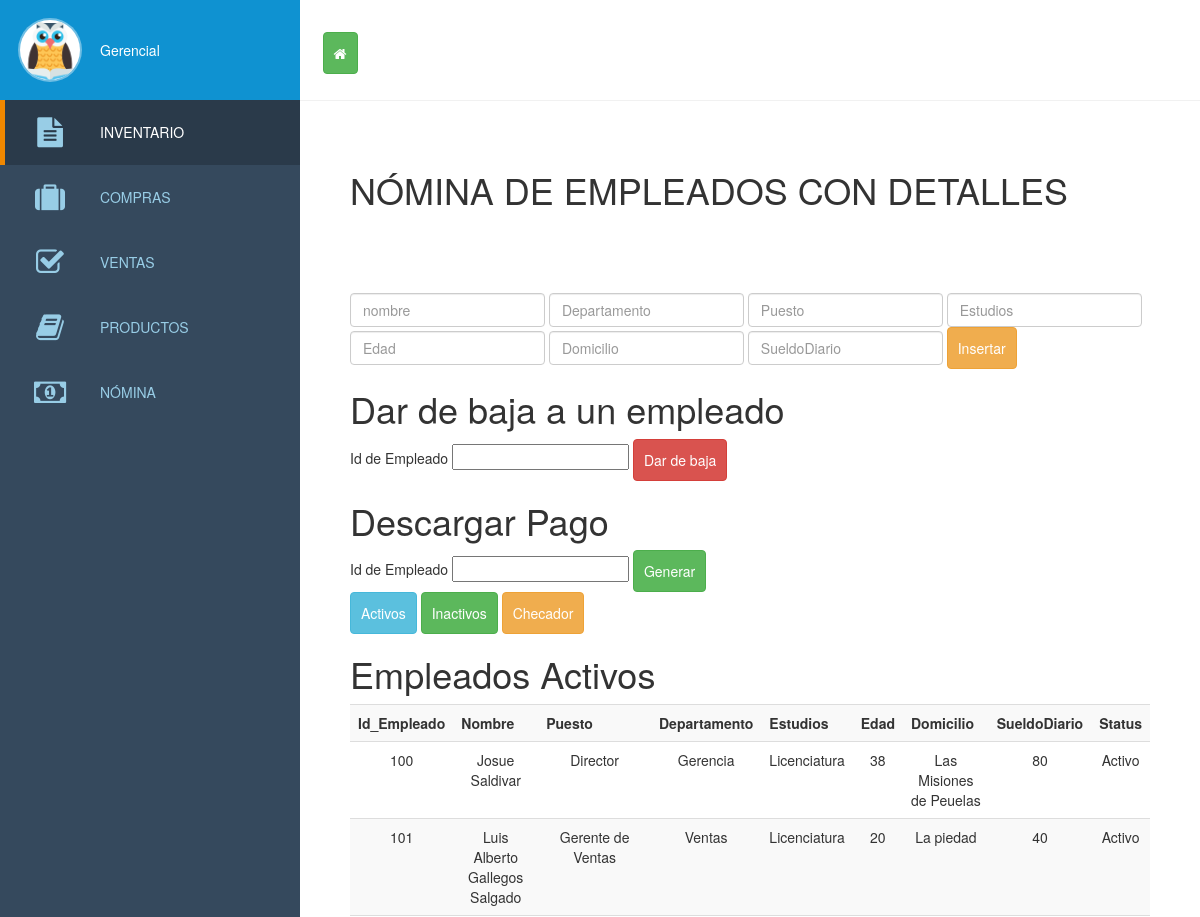
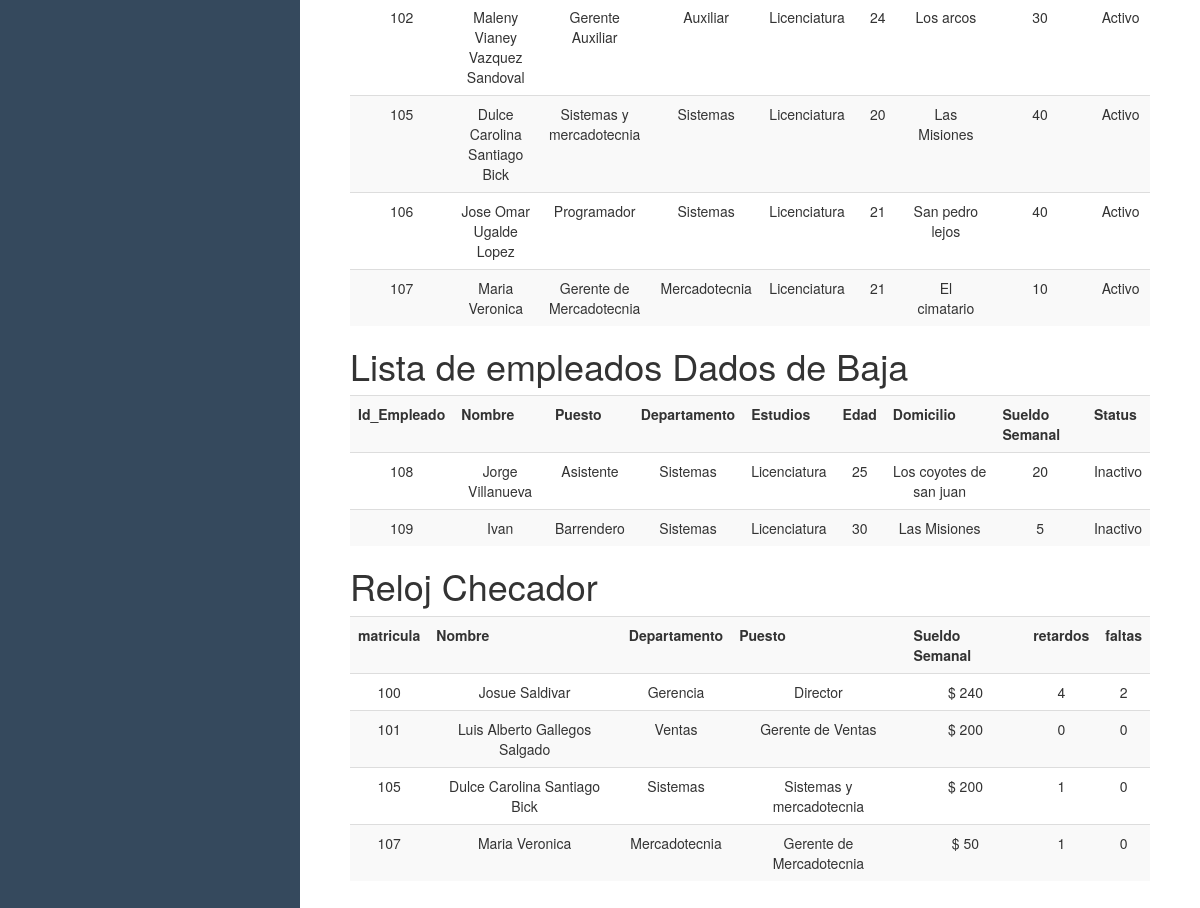
Page /empleado.php on the committed database (2 pictures, top to bottom).
### tables this page shows
CREATE TABLE IF NOT EXISTS `empleados` (
  `Id_Empleado` int(4) NOT NULL,
  `NombreE` varchar(50) NOT NULL,
  `DepartamentoE` varchar(50) NOT NULL,
  `PuestoE` varchar(50) NOT NULL,
  `EstudiosE` varchar(50) NOT NULL,
  `EdadE` int(11) NOT NULL,
  `DomicilioE` varchar(50) NOT NULL,
  `SueldoDiarioE` decimal(10,0) NOT NULL,
  `Sueldo_Semanal` decimal(10,2) NOT NULL,
  `Status` varchar(30) NOT NULL DEFAULT 'Activo'
);

CREATE TABLE IF NOT EXISTS `retardos` (
  `idretardos` int(11) NOT NULL,
  `numero` int(11) NOT NULL,
  `matricula` int(6) NOT NULL
);

CREATE TABLE IF NOT EXISTS `faltas` (
  `idfaltas` int(11) NOT NULL,
  `numero` int(11) NOT NULL,
  `matricula` int(6) NOT NULL
);

### empleado.php (the view, shortened to what this page needs)
<!DOCTYPE html>
<html >
<head>
  <link rel='stylesheet prefetch' href='http://cdnjs.cloudflare.com/ajax/libs/font-awesome/4.1.0/css/font-awesome.min.css'>
  <link rel="stylesheet"; href="https://unpkg.com/ng-table@2.0.2/bundles/ng-table.min.css">
    <link rel="stylesheet" href="lib/bootstrap/css/bootstrap.min.css">
        <link rel="stylesheet" href="css/style.css">
    <link rel="stylesheet" href="css/sweetalert.css">
</head>
  <body>
<header id="main-header">
  <nav id="sidenav">
    <div id="sidenav-header">
      <div id="profile-picture">
      	<img src="img/owl.png"/>
      </div>
      <a href="#" id="profile-link"> Gerencial</a>
    </div>
    <div id="account-actions">
    <a href="index.php" ><button class="btn btn-success" title="Regresar al incio"><i class="fa fa-home"></i></button></a>
    </div>
    <ul id="main-nav">
      <li class="active">
        <a href="inventario.php">
          <i class="fa fa-file-text"></i>
        Inventario
        </a>
      </li>
      <li>
        <a href="compras.php">
          <i class="fa fa-suitcase"></i>
          Compras
        </a>
      </li>
      <li>
        <a href="ventas.php">
          <i class="fa fa-check-square-o"></i>
        Ventas
        </a>
      </li>
      <li>
        <a href="productos.php">
          <i class="fa fa-book"></i>
          Productos
        </a>
      </li>
        <li>
        <a href="empleado.php">
          <i class="fa fa-money"></i>
          Nómina
        </a>
      </li>
    </ul>
  </nav>
  <div id="header_logo">
  </div>
</header>
<section id="content">
  <header id="content-header">
     <H1>NÓMINA DE EMPLEADOS CON DETALLES</H1>
  </header>
 <form  action="AltaEmpleado.php" METHOD="POST" name="form" class="form-inline">
      <input type="text" class="form-control" placeholder="nombre" name="NombreE" required>
      <input type="text" class="form-control" placeholder="Departamento"  name="DepartamentoE" required>
      <input type="text" class="form-control" placeholder="Puesto"  name="PuestoE" required>
      <input type="text" class="form-control" placeholder="Estudios" name="EstudiosE" required>
      <input type="text" class="form-control" placeholder="Edad" name="EdadE" required>
      <input type="text" class="form-control" placeholder="Domicilio" name="DomicilioE" required>
        <input type="text" class="form-control" placeholder="SueldoDiario" name="SueldoDiarioE" required>
      <input type="submit" class="btn btn-warning"  value="Insertar" >
    </form>
    <form action="bajaEmpleado.php" method="POST">
        <h1>Dar de baja a un empleado</h1>
     Id de Empleado <input type="text" name="id">
    <input type="submit" value="Dar de baja" onclick="return confirm('Estás seguro que deseas eliminar el registro?');"  class="btn btn-danger">
    </form>
    <form action="pagopdf.php" method="POST">
        <h1>Descargar Pago </h1>
     Id de Empleado <input type="text" name="id">
    <input type="submit" value="Generar" onclick="return confirm('¿Estás seguro que deseas generar el pago?');"  class="btn btn-success">
    </form>
     <table>
       <td>
           <tr>
               <a href="empleado.php#Activo" > <button type="submit" class="btn btn-info" data-toggle="tooltip" data-placement="top" title="Empleados Activos " >Activos</button></a>
           </tr>
           <tr>
      <a href="empleado.php#inactivo" >
      <button type="submit" class="btn btn-success" data-toggle="tooltip" data-placement="top" title="Empledos Inactivos" >Inactivos</button>
        </a>
          </tr>
        <tr>
           <a href="empleado.php#reloj" >
      <button type="submit" class="btn btn-warning" data-toggle="tooltip" data-placement="top" title="Reloj Checador" >Checador</button>
        </a>
           </tr>
            </td>
       </table>
   <div class="Activo">
    <h1 >Empleados Activos</h1>
                     <?php
include('conexion1.php');
$query=" SELECT * FROM empleados WHERE Status='Activo'";
$result=mysql_query($query,$bdconectada)or die ("Problemas".mysql_error());
ECHO "<table class='table table-striped'><th align='center'>Id_Empleado</th><th align='center'>Nombre</th><th align='center'>Puesto</th><th align='center'>Departamento</th><th align='center'>Estudios</th><th align='center'>Edad</th><th align='center'>Domicilio</th><th align='center'>SueldoDiario</th><th align='center'>Status</th>";
while (($fila = mysql_fetch_array($result, MYSQLI_ASSOC)) == TRUE){
    ECHO"<TR>";
        ECHO " <TD align='center'>".$fila["Id_Empleado"]."</TD>";
	    ECHO " <TD align='center'>".$fila["NombreE"]."</TD>";
		ECHO " <TD align='center'>".$fila["PuestoE"]."</TD>";
		ECHO " <TD align='center'>".$fila["DepartamentoE"]."</TD>";
		ECHO " <TD align='center'>".$fila["EstudiosE"]."</TD>";
		ECHO " <TD align='center'>".$fila["EdadE"]."</TD>";
		ECHO " <TD align='center'>".$fila["DomicilioE"]."</TD>";
		ECHO " <TD align='center'>".$fila["SueldoDiarioE"]."</TD>";
		ECHO " <TD align='center'>".$fila["Status"]."</TD>";
  ECHO "</tr>";
}
ECHO "</table>";
?>
    </div>
    <DIV id="inactivo">
          <h1 >Lista de empleados Dados de Baja</h1>
  <?php
include('conexion1.php');
$query=" SELECT * FROM empleados WHERE Status='Inactivo'";
$result=mysql_query($query,$bdconectada)or die ("Problemas".mysql_error());
ECHO "<table class='table table-striped'><th align='center'>Id_Empleado</th><th align='center'>Nombre</th><th align='center'>Puesto</th><th align='center'>Departamento</th><th align='center'>Estudios</th><th align='center'>Edad</th><th align='center'>Domicilio</th><th align='center'>Sueldo Semanal</th><th align='center'>Status</th>";
while (($fila = mysql_fetch_array($result, MYSQLI_ASSOC)) == TRUE){
    ECHO"<TR>";
        ECHO " <TD align='center'>".$fila["Id_Empleado"]."</TD>";
	    ECHO " <TD align='center'>".$fila["NombreE"]."</TD>";
		ECHO " <TD align='center'>".$fila["PuestoE"]."</TD>";
		ECHO " <TD align='center'>".$fila["DepartamentoE"]."</TD>";
		ECHO " <TD align='center'>".$fila["EstudiosE"]."</TD>";
		ECHO " <TD align='center'>".$fila["EdadE"]."</TD>";
		ECHO " <TD align='center'>".$fila["DomicilioE"]."</TD>";
		ECHO " <TD align='center'>".$fila["SueldoDiarioE"]."</TD>";
		ECHO " <TD align='center'>".$fila["Status"]."</TD>";
  ECHO "</tr>";
}
ECHO "</table>";
?>
   </DIV>
     <DIV id="reloj">
          <h1 >Reloj Checador</h1>
  <?php
include('conexion1.php');
$query="SELECT
Id_Empleado,NombreE,DepartamentoE,PuestoE,((SueldoDiarioE*5)-(SueldoDiarioE*faltas.numero)) as 'Sueldo_Semanal',SueldoDiarioE,
retardos.numero as 'retardos',
faltas.numero as 'faltas'
FROM empleados
INNER JOIN checadorentrada ON empleados.Id_Empleado=checadorentrada.matricula
INNER JOIN checadorsalida ON empleados.Id_Empleado=checadorsalida.matricula
INNER JOIN retardos ON empleados.Id_Empleado=retardos.matricula
INNER JOIN faltas ON empleados.Id_Empleado=faltas.matricula;";
$result=mysql_query($query,$bdconectada)or die ("Problemas".mysql_error());
ECHO "<table class='table table-striped'><th align='center'>matricula</th><th align='center'>Nombre</th><th align='center'>Departamento</th><th align='center'>Puesto</th><th align='center'>Sueldo Semanal</th><th align='center'>retardos</th><th align='center'>faltas</th>";
while (($fila = mysql_fetch_array($result, MYSQLI_ASSOC)) == TRUE){
    ECHO"<TR>";
        ECHO " <TD align='center'>".$fila["Id_Empleado"]."</TD>";
        ECHO " <TD align='center'>".$fila["NombreE"]."</TD>";
	    ECHO " <TD align='center'>".$fila["DepartamentoE"]."</TD>";
		ECHO " <TD align='center'>".$fila["PuestoE"]."</TD>";
		ECHO " <TD align='center'>$ ".$fila["Sueldo_Semanal"]."</TD>";
		ECHO " <TD align='center'>".$fila["retardos"]."</TD>";
		ECHO " <TD align='center'>".$fila["faltas"]."</TD>";
  ECHO "</tr>";
}
ECHO "</table>";
?>
   </DIV>
</section>
</body>
</html>

### css/style.css (style rules this page uses)
* { box-sizing:border-box; -webkit-transition:.4s ease-in-out; font-family:Helvetica Neue, Helvetica,Arial,Verdana,sans-serif; margin:0; }
html,body { height:100%; min-height:100%; }
body { background:#fff; }
#main-header { position:fixed; height:100px; top:0; left:300px; right:0; box-shadow:0 1px 0 #f1f1f1; background-color:rgba(255,255,255,.95); z-index:1; }
#header_logo { margin:20px auto; width:60px; height:60px; overflow:hidden; text-indent:-5000px; position:relative; z-index:0; opacity:1; }
#sidenav { position:fixed; min-width:300px; height:100%; background-color:#35495d; left:0; top:0; z-index:1; }
#sidenav-header { height:100px; line-height:60px; width:100%; background-color:#0f92d1; padding:20px 20px 20px 100px; position:relative; }
#profile-picture { height:60px; width:60px; background-color:white; display:block; position:absolute; top:20px; left:20px; border-radius: 30px; overflow:hidden; box-shadow:0 0 0 2px rgba(255,255,255,.4); }
#profile-picture img { width:100%; height:100%; }
#profile-link { text-decoration:none; color:white; }
#account-actions { height:100px; width:180px; padding:30px 0 0 20px; position:absolute; left:100%; top:0; }
#account-actions a { display:block; position:relative; height:40px; line-height:40px; text-align:center; font-size:20px; color:#b0b0b0; width:40px; float:left; overflow:visible; }
#account-actions a:after { content:attr(data-title); display:block; width:100px; height:0px; text-align:center; position:absolute; left:-30px; font-size:12px; bottom:9px; opacity:0; -webkit-transition:.25s ease-in-out; }
#content { padding:150px 50px 50px 350px; }
#main-nav { list-style-type:none; padding:0; margin:0; position:absolute; width:100%; top:100px; bottom:0px; overflow:auto; }
#main-nav li { padding:0; margin:0; }
#main-nav li a { display:block; padding:0 20px 0 100px; text-decoration:none; color:#98cde6; position:relative; text-transform:uppercase; font-weight:200; line-height:65px; }
#main-nav li.active a { background:rgba(0,0,0,.2); color:white; box-shadow:inset 5px 0 0 #ef8700; }
#main-nav li a .fa { font-size:30px; position:absolute; width:60px; height:65px; line-height:65px; text-align:center; left:20px; }
#main-nav li.active a .fa { color:#98cde6; }
#content-header { width:calc(100% + 100px); height:193px; margin:-50px 0 0 -50px; background:white; padding:50px; }

### empleado.php (style rules this page uses)
.btn { padding: 10px; }

### rows in the picture
empleados: Id_Empleado "100", NombreE "Josue Saldivar", PuestoE "Director", DepartamentoE "Gerencia", EstudiosE "Licenciatura", EdadE "38", DomicilioE "Las Misiones de Peuelas", SueldoDiarioE "80", Status "Activo", Sueldo_Semanal "240", retardos.numero "4", faltas.numero "2"
empleados: Id_Empleado "101", NombreE "Luis Alberto Gallegos Salgado", PuestoE "Gerente de Ventas", DepartamentoE "Ventas", EstudiosE "Licenciatura", EdadE "20", DomicilioE "La piedad", SueldoDiarioE "40", Status "Activo", Sueldo_Semanal "200", retardos.numero "0", faltas.numero "0"
empleados: Id_Empleado "102", NombreE "Maleny Vianey Vazquez Sandoval", PuestoE "Gerente Auxiliar", DepartamentoE "Auxiliar", EstudiosE "Licenciatura", EdadE "24", DomicilioE "Los arcos", SueldoDiarioE "30", Status "Activo"
empleados: Id_Empleado "105", NombreE "Dulce Carolina Santiago Bick", PuestoE "Sistemas y mercadotecnia", DepartamentoE "Sistemas", EstudiosE "Licenciatura", EdadE "20", DomicilioE "Las Misiones", SueldoDiarioE "40", Status "Activo", Sueldo_Semanal "200", retardos.numero "1", faltas.numero "0"
empleados: Id_Empleado "106", NombreE "Jose Omar Ugalde Lopez", PuestoE "Programador", DepartamentoE "Sistemas", EstudiosE "Licenciatura", EdadE "21", DomicilioE "San pedro lejos", SueldoDiarioE "40", Status "Activo"
empleados: Id_Empleado "107", NombreE "Maria Veronica", PuestoE "Gerente de Mercadotecnia", DepartamentoE "Mercadotecnia", EstudiosE "Licenciatura", EdadE "21", DomicilioE "El cimatario", SueldoDiarioE "10", Status "Activo", Sueldo_Semanal "50", retardos.numero "1", faltas.numero "0"
empleados: Id_Empleado "108", NombreE "Jorge Villanueva", PuestoE "Asistente", DepartamentoE "Sistemas", EstudiosE "Licenciatura", EdadE "25", DomicilioE "Los coyotes de san juan", SueldoDiarioE "20", Status "Inactivo"
empleados: Id_Empleado "109", NombreE "Ivan", PuestoE "Barrendero", DepartamentoE "Sistemas", EstudiosE "Licenciatura", EdadE "30", DomicilioE "Las Misiones", SueldoDiarioE "5", Status "Inactivo"
